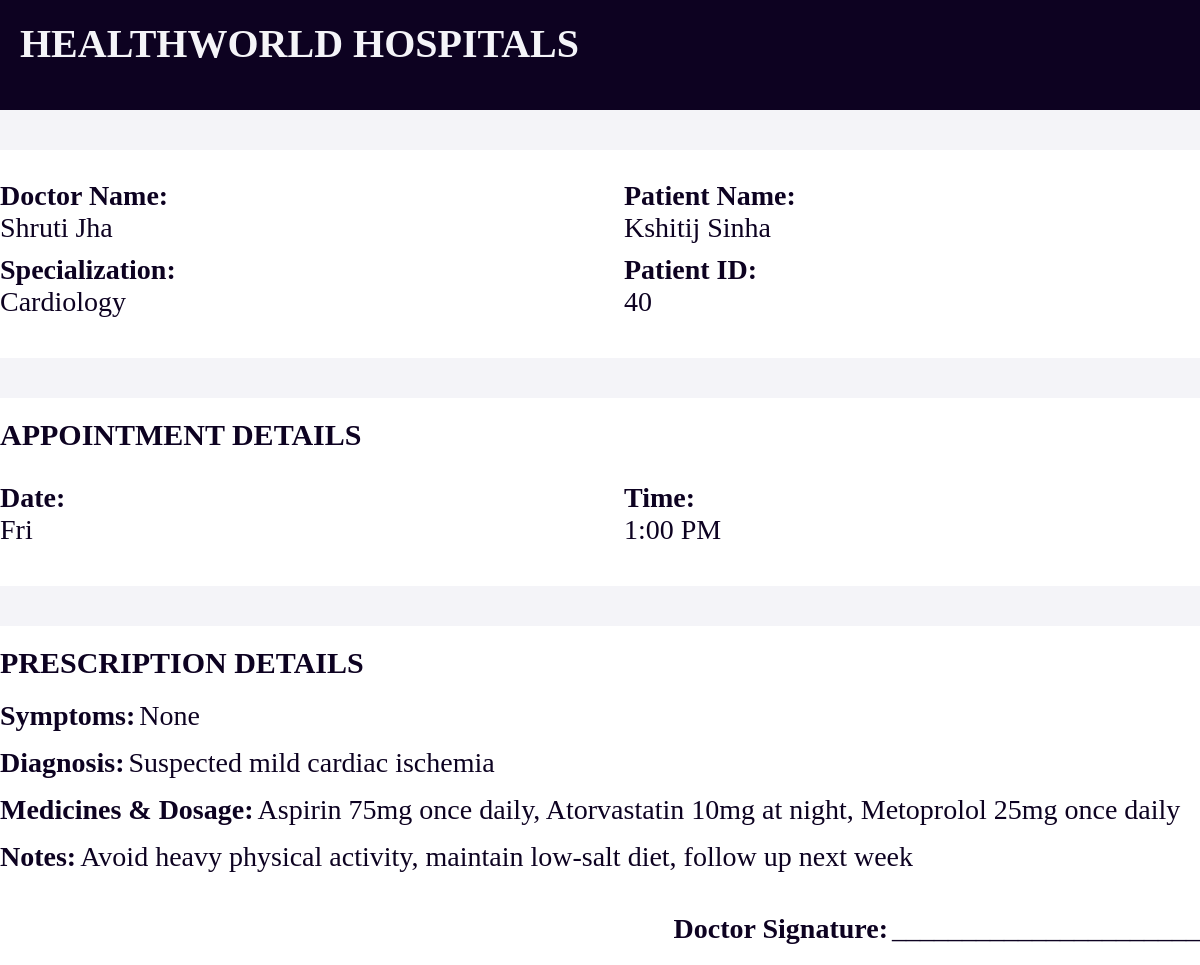
The app's page /patient/prescription/8 with its own data.
### models.py (models this page shows)
class Doctor(db.Model):
    __tablename__ = "Doctor"
    doctor_ID = db.Column(db.Integer, primary_key=True, autoincrement=True, nullable=False)
    name = db.Column(db.String, nullable=False)
    specialisation = db.Column(db.String, nullable=False)
    availability = db.Column(db.String, nullable=False)
    password = db.Column(db.String, nullable=False)
    contact = db.Column(db.Integer, nullable=False)

class Patient(db.Model):
    __tablename__ = "Patient"
    patient_ID = db.Column(db.Integer, primary_key=True, autoincrement=True, nullable=False)
    name = db.Column(db.String, nullable=False)
    contact = db.Column(db.String, nullable=False)
    login = db.Column(db.Integer, nullable=False)
    password = db.Column(db.Integer, nullable=False)
    age = db.Column(db.Integer, nullable=False)

class Appointment(db.Model):
    __tablename__ = "Appointment"
    appointment_ID = db.Column(db.Integer, primary_key=True, autoincrement=True, nullable=False)
    patient_ID = db.Column(db.Integer, nullable=False)
    doctor_ID = db.Column(db.Integer, nullable=False)
    date = db.Column(db.String, nullable=False)
    time = db.Column(db.String, nullable=False)
    status = db.Column(db.String, nullable=False)

class Treatment(db.Model):
    __tablename__ = "Treatment"
    appointment_ID = db.Column(db.Integer, primary_key=True, autoincrement=True, nullable=False)
    diagnosis = db.Column(db.String)
    prescription = db.Column(db.String)
    notes = db.Column(db.String)
    symptoms = db.Column(db.String)

### main.py (the view)
@app.route('/patient/prescription/<int:appointment_id>')
def patient_view_prescription(appointment_id):
    appt = Appointment.query.get(appointment_id)
    return render_template('prescription.html', doctor=Doctor.query.get(appt.doctor_ID), patient=Patient.query.get(appt.patient_ID), appointment=appt, treatment=Treatment.query.filter_by(appointment_ID=appointment_id).first())

### TEMPLATES/prescription.html (shortened to what this page needs)
<!DOCTYPE html>
<html lang="en">
<head>
</head>
<body style="background-color:#f4f4f8;">
<header>HEALTHWORLD HOSPITALS</header>
<div style="display: flex; flex-direction: column; justify-content: center; align-items: center;">
    <div class="section">
        <div class="row">
            <div class="column">
                <span class="label">Doctor Name:</span>
                <span class="value">{{ doctor.name }}</span>
                <span class="label">Specialization:</span>
                <span class="value">{{ doctor.specialisation }}</span>
            </div>
            <div class="column">
                <span class="label">Patient Name:</span>
                <span class="value">{{ patient.name }}</span>
                <span class="label">Patient ID:</span>
                <span class="value">{{ patient.patient_ID }}</span>
            </div>
        </div>
    </div>
    <div class="section">
        <h4 style="margin-bottom: 20px; color:#0D0221; font-size:30px;">APPOINTMENT DETAILS</h4>
        <div class="row">
            <div class="column">
                <span class="label">Date:</span>
                <span class="value">{{ appointment.date }}</span>
            </div>
            <div class="column">
                <span class="label">Time:</span>
                <span class="value">{{ appointment.time }}</span>
            </div>
        </div>
    </div>
    <div class="section">
        <h4 style="margin-bottom: 20px; color:#0D0221; font-size:30px;">PRESCRIPTION DETAILS</h4>
        {% if treatment %}
        <ul style="list-style-type:none;">
            <li style="margin-bottom:15px;">
                <span class="label">Symptoms:</span>
                <span class="value">{{ treatment.symptoms }}</span>
            </li>
            <li style="margin-bottom:15px;">
                <span class="label">Diagnosis:</span>
                <span class="value">{{ treatment.diagnosis }}</span>
            </li>
            <li style="margin-bottom:15px;">
                <span class="label">Medicines & Dosage:</span>
                <span class="value">{{ treatment.prescription }}</span>
            </li>
            <li style="margin-bottom:15px;">
                <span class="label">Notes:</span>
                <span class="value">{{ treatment.notes }}</span>
            </li>
        </ul>
        <div style="margin-top:40px; text-align:right;">
            <span class="label">Doctor Signature:</span>
            <span class="value">______________________</span>
        </div>
        {% else %}
            <p style="font-size:27px; color:grey;">No prescription details available yet.</p>
        {% endif %}
    </div>
</div>
</body>
</html>

### TEMPLATES/prescription.html (style rules this page uses)
* { margin: 0; padding: 0; }
.section { margin-top: 40px; padding: 20px; background-color: #ffffff; border-radius: 10px; width: 1200px; }
.row { display: flex; justify-content: space-between; padding: 10px 0; }
.column { display: flex; flex-direction: column; width: 48%; }
.label { font-size: 28px; font-weight: 600; color: #0D0221; }
.value { font-size: 28px; color: #0D0221; margin-bottom: 10px; }
header { background-color: #0D0221; color: #f4f4f8; height: 70px; font-size: 40px; padding: 20px; font-weight: 600; }

### records on screen
Doctor: name "Shruti Jha", specialisation "Cardiology"
Patient: name "Kshitij Sinha", patient_ID "40"
Appointment: date "Fri", time "1:00 PM"
Treatment: symptoms "None", diagnosis "Suspected mild cardiac ischemia", prescription "Aspirin 75mg once daily, Atorvastatin 10mg at night, Metoprolol 25mg once daily", notes "Avoid heavy physical activity, maintain low-salt diet, follow up next week"
